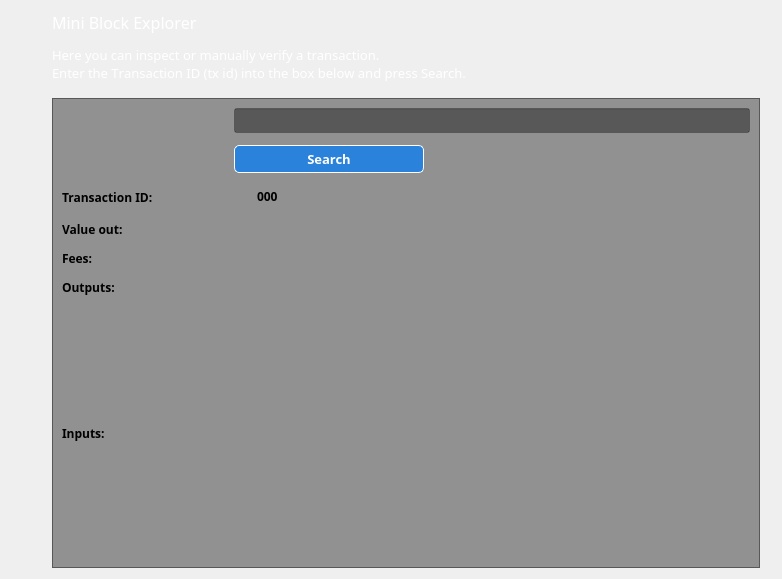
<?xml version="1.0" encoding="UTF-8"?>
<ui version="4.0">
 <class>BlockBrowser</class>
 <widget class="QWidget" name="BlockBrowser">
  <property name="windowModality">
   <enum>Qt::NonModal</enum>
  </property>
  <property name="enabled">
   <bool>true</bool>
  </property>
  <property name="geometry">
   <rect>
    <x>0</x>
    <y>0</y>
    <width>782</width>
    <height>579</height>
   </rect>
  </property>
  <property name="sizePolicy">
   <sizepolicy hsizetype="Preferred" vsizetype="Preferred">
    <horstretch>0</horstretch>
    <verstretch>0</verstretch>
   </sizepolicy>
  </property>
  <property name="minimumSize">
   <size>
    <width>0</width>
    <height>0</height>
   </size>
  </property>
  <property name="acceptDrops">
   <bool>false</bool>
  </property>
  <property name="windowTitle">
   <string>Form</string>
  </property>
  <property name="styleSheet">
   <string notr="true">font-family:Proxima Nova Rg;</string>
  </property>
  <layout class="QGridLayout">
   <property name="sizeConstraint">
    <enum>QLayout::SetMaximumSize</enum>
   </property>
   <property name="leftMargin">
    <number>52</number>
   </property>
   <property name="rightMargin">
    <number>22</number>
   </property>
   <property name="horizontalSpacing">
    <number>7</number>
   </property>
   <item row="1" column="0">
    <layout class="QHBoxLayout" name="horizontalLayout_4">
     <property name="spacing">
      <number>7</number>
     </property>
     <item>
      <widget class="QLabel" name="label_5">
       <property name="font">
        <font>
         <family>Proxima Nova Rg</family>
         <pointsize>12</pointsize>
         <kerning>false</kerning>
        </font>
       </property>
       <property name="mouseTracking">
        <bool>true</bool>
       </property>
       <property name="styleSheet">
        <string notr="true">color:white;</string>
       </property>
       <property name="text">
        <string>&lt;html&gt;&lt;head/&gt;&lt;body&gt;&lt;p&gt;&lt;span style=&quot; font-size:12pt;&quot;&gt;Mini Block Explorer&lt;/span&gt;&lt;/p&gt;&lt;p&gt;&lt;span style=&quot; font-size:10pt;&quot;&gt;Here you can inspect or manually verify a transaction.&lt;br /&gt;Enter the Transaction ID (tx id) into the box below and press Search.&lt;/span&gt;&lt;/p&gt;&lt;/body&gt;&lt;/html&gt;</string>
       </property>
      </widget>
     </item>
    </layout>
   </item>
   <item row="2" column="0">
    <spacer name="verticalSpacer_3">
     <property name="orientation">
      <enum>Qt::Vertical</enum>
     </property>
     <property name="sizeType">
      <enum>QSizePolicy::Fixed</enum>
     </property>
     <property name="sizeHint" stdset="0">
      <size>
       <width>20</width>
       <height>10</height>
      </size>
     </property>
    </spacer>
   </item>
   <item row="3" column="0">
    <widget class="QFrame" name="gridLayout_4">
     <property name="sizePolicy">
      <sizepolicy hsizetype="Expanding" vsizetype="Preferred">
       <horstretch>0</horstretch>
       <verstretch>0</verstretch>
      </sizepolicy>
     </property>
     <property name="styleSheet">
      <string notr="true">background: rgba(0,0,0,100);</string>
     </property>
     <property name="frameShape">
      <enum>QFrame::StyledPanel</enum>
     </property>
     <property name="frameShadow">
      <enum>QFrame::Sunken</enum>
     </property>
     <layout class="QGridLayout" name="gridLayout_3" rowstretch="0,0,0,0,0,0,0,0,0,0,0" columnstretch="25,75">
      <property name="sizeConstraint">
       <enum>QLayout::SetDefaultConstraint</enum>
      </property>
      <property name="horizontalSpacing">
       <number>0</number>
      </property>
      <property name="verticalSpacing">
       <number>12</number>
      </property>
      <item row="8" column="0">
       <spacer name="verticalSpacer_4">
        <property name="orientation">
         <enum>Qt::Vertical</enum>
        </property>
        <property name="sizeHint" stdset="0">
         <size>
          <width>20</width>
          <height>40</height>
         </size>
        </property>
       </spacer>
      </item>
      <item row="6" column="1">
       <widget class="QLabel" name="feesBox">
        <property name="minimumSize">
         <size>
          <width>0</width>
          <height>16</height>
         </size>
        </property>
        <property name="layoutDirection">
         <enum>Qt::LeftToRight</enum>
        </property>
        <property name="styleSheet">
         <string notr="true">margin-left:20px;background:none;</string>
        </property>
        <property name="text">
         <string/>
        </property>
        <property name="alignment">
         <set>Qt::AlignLeading|Qt::AlignLeft|Qt::AlignTop</set>
        </property>
       </widget>
      </item>
      <item row="6" column="0">
       <widget class="QLabel" name="feesLabel">
        <property name="minimumSize">
         <size>
          <width>0</width>
          <height>16</height>
         </size>
        </property>
        <property name="font">
         <font>
          <family>Proxima Nova Rg</family>
          <weight>75</weight>
          <bold>true</bold>
         </font>
        </property>
        <property name="styleSheet">
         <string notr="true">background:none;</string>
        </property>
        <property name="text">
         <string>Fees:</string>
        </property>
       </widget>
      </item>
      <item row="7" column="0">
       <widget class="QLabel" name="outputLabel">
        <property name="minimumSize">
         <size>
          <width>0</width>
          <height>16</height>
         </size>
        </property>
        <property name="font">
         <font>
          <family>Proxima Nova Rg</family>
          <weight>75</weight>
          <bold>true</bold>
         </font>
        </property>
        <property name="styleSheet">
         <string notr="true">background:none;</string>
        </property>
        <property name="text">
         <string>Outputs:</string>
        </property>
        <property name="alignment">
         <set>Qt::AlignLeading|Qt::AlignLeft|Qt::AlignTop</set>
        </property>
       </widget>
      </item>
      <item row="4" column="1">
       <widget class="QLabel" name="txID">
        <property name="minimumSize">
         <size>
          <width>0</width>
          <height>16</height>
         </size>
        </property>
        <property name="font">
         <font>
          <family>Proxima Nova Rg</family>
          <weight>75</weight>
          <bold>true</bold>
         </font>
        </property>
        <property name="layoutDirection">
         <enum>Qt::LeftToRight</enum>
        </property>
        <property name="styleSheet">
         <string notr="true">margin-left:20px;background:none;</string>
        </property>
        <property name="text">
         <string>000</string>
        </property>
        <property name="alignment">
         <set>Qt::AlignLeading|Qt::AlignLeft|Qt::AlignTop</set>
        </property>
       </widget>
      </item>
      <item row="5" column="1">
       <widget class="QLabel" name="valueBox">
        <property name="minimumSize">
         <size>
          <width>0</width>
          <height>16</height>
         </size>
        </property>
        <property name="font">
         <font>
          <family>Proxima Nova Rg</family>
          <weight>75</weight>
          <bold>true</bold>
         </font>
        </property>
        <property name="layoutDirection">
         <enum>Qt::LeftToRight</enum>
        </property>
        <property name="styleSheet">
         <string notr="true">margin-left:20px;background:none;</string>
        </property>
        <property name="text">
         <string/>
        </property>
        <property name="alignment">
         <set>Qt::AlignLeading|Qt::AlignLeft|Qt::AlignTop</set>
        </property>
       </widget>
      </item>
      <item row="10" column="0">
       <spacer name="verticalSpacer">
        <property name="orientation">
         <enum>Qt::Vertical</enum>
        </property>
        <property name="sizeHint" stdset="0">
         <size>
          <width>20</width>
          <height>40</height>
         </size>
        </property>
       </spacer>
      </item>
      <item row="4" column="0">
       <widget class="QLabel" name="txLabel">
        <property name="minimumSize">
         <size>
          <width>0</width>
          <height>16</height>
         </size>
        </property>
        <property name="font">
         <font>
          <family>Proxima Nova Rg</family>
          <weight>75</weight>
          <bold>true</bold>
         </font>
        </property>
        <property name="styleSheet">
         <string notr="true">background:none;</string>
        </property>
        <property name="text">
         <string>Transaction ID:</string>
        </property>
       </widget>
      </item>
      <item row="9" column="0">
       <widget class="QLabel" name="inputLabel">
        <property name="minimumSize">
         <size>
          <width>0</width>
          <height>16</height>
         </size>
        </property>
        <property name="font">
         <font>
          <family>Proxima Nova Rg</family>
          <weight>75</weight>
          <bold>true</bold>
         </font>
        </property>
        <property name="styleSheet">
         <string notr="true">background:none;</string>
        </property>
        <property name="text">
         <string>Inputs:</string>
        </property>
        <property name="alignment">
         <set>Qt::AlignLeading|Qt::AlignLeft|Qt::AlignTop</set>
        </property>
       </widget>
      </item>
      <item row="5" column="0">
       <widget class="QLabel" name="valueLabel">
        <property name="minimumSize">
         <size>
          <width>0</width>
          <height>16</height>
         </size>
        </property>
        <property name="font">
         <font>
          <family>Proxima Nova Rg</family>
          <weight>75</weight>
          <bold>true</bold>
         </font>
        </property>
        <property name="styleSheet">
         <string notr="true">background:none;</string>
        </property>
        <property name="text">
         <string>Value out:</string>
        </property>
       </widget>
      </item>
      <item row="7" column="1">
       <widget class="QLabel" name="outputBox">
        <property name="minimumSize">
         <size>
          <width>0</width>
          <height>50</height>
         </size>
        </property>
        <property name="font">
         <font>
          <family>Proxima Nova Rg</family>
          <weight>75</weight>
          <bold>true</bold>
         </font>
        </property>
        <property name="layoutDirection">
         <enum>Qt::LeftToRight</enum>
        </property>
        <property name="styleSheet">
         <string notr="true">margin-left:20px;background:none;</string>
        </property>
        <property name="frameShape">
         <enum>QFrame::NoFrame</enum>
        </property>
        <property name="text">
         <string/>
        </property>
        <property name="textFormat">
         <enum>Qt::AutoText</enum>
        </property>
        <property name="alignment">
         <set>Qt::AlignRight|Qt::AlignTop|Qt::AlignTrailing</set>
        </property>
       </widget>
      </item>
      <item row="2" column="1">
       <widget class="QLineEdit" name="txBox">
        <property name="sizePolicy">
         <sizepolicy hsizetype="Expanding" vsizetype="Fixed">
          <horstretch>0</horstretch>
          <verstretch>0</verstretch>
         </sizepolicy>
        </property>
        <property name="minimumSize">
         <size>
          <width>200</width>
          <height>20</height>
         </size>
        </property>
        <property name="styleSheet">
         <string notr="true"/>
        </property>
        <property name="inputMask">
         <string comment="Transaction id" extracomment="Transaction id"/>
        </property>
        <property name="placeholderText">
         <string comment="Transaction ID" extracomment="Transaction ID"/>
        </property>
       </widget>
      </item>
      <item row="9" column="1">
       <widget class="QLabel" name="inputBox">
        <property name="enabled">
         <bool>true</bool>
        </property>
        <property name="minimumSize">
         <size>
          <width>0</width>
          <height>50</height>
         </size>
        </property>
        <property name="font">
         <font>
          <family>Proxima Nova Rg</family>
          <weight>75</weight>
          <bold>true</bold>
         </font>
        </property>
        <property name="layoutDirection">
         <enum>Qt::LeftToRight</enum>
        </property>
        <property name="styleSheet">
         <string notr="true">margin-left:20px;background:none;</string>
        </property>
        <property name="text">
         <string/>
        </property>
        <property name="alignment">
         <set>Qt::AlignRight|Qt::AlignTop|Qt::AlignTrailing</set>
        </property>
       </widget>
      </item>
      <item row="3" column="1">
       <widget class="QPushButton" name="txButton">
        <property name="minimumSize">
         <size>
          <width>0</width>
          <height>25</height>
         </size>
        </property>
        <property name="maximumSize">
         <size>
          <width>200</width>
          <height>16777215</height>
         </size>
        </property>
        <property name="font">
         <font>
          <family>Proxima Nova Rg</family>
          <pointsize>10</pointsize>
          <weight>75</weight>
          <bold>true</bold>
         </font>
        </property>
        <property name="styleSheet">
         <string notr="true">background: #2a82db; color: white; border-radius: 5px; padding:4px 28px;border:1px solid white;float:right;margin-right:10px;</string>
        </property>
        <property name="text">
         <string>Search</string>
        </property>
       </widget>
      </item>
     </layout>
    </widget>
   </item>
  </layout>
 </widget>
 <resources/>
 <connections/>
</ui>
